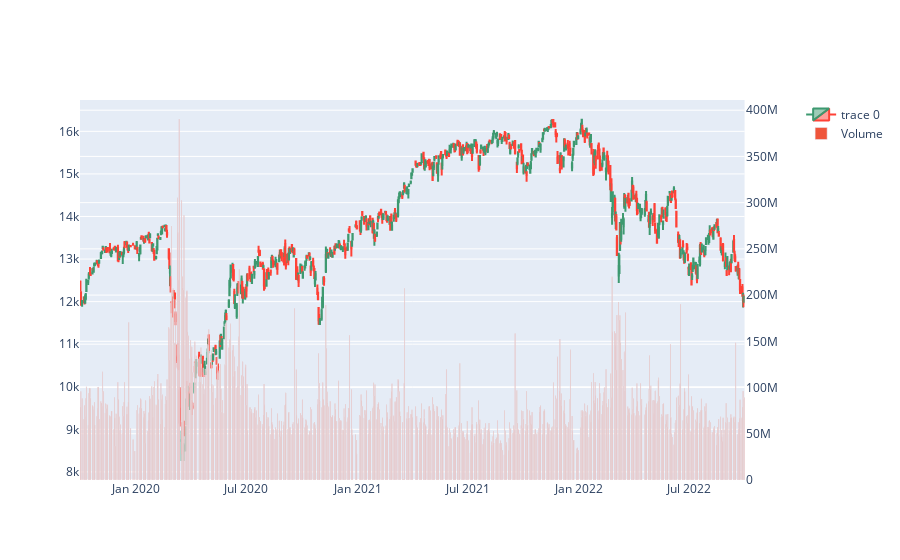

Notebook code for this chart:
### Code cell
fig3.add_trace(go.Bar(x=dt.index, y=dt['Volume'], name='Volume'),secondary_y=True)
fig3.update_layout(xaxis_rangeslider_visible=False)

### Figure 1 — Plotly figure (JSON) as saved in the notebook; plotly's stock layout.template omitted (floating-point values rounded to 4 significant figures; data arrays with more than 128 entries replaced by an {"elided": "..."} marker saying what was removed)
{"data": [{"close": {"elided": "763 float values"}, "high": {"elided": "763 float values"}, "low": {"elided": "763 float values"}, "open": {"elided": "763 float values"}, "type": "candlestick", "x": {"elided": "763 str values"}}, {"name": "Volume", "type": "bar", "x": {"elided": "763 str values"}, "xaxis": "x", "y": {"elided": "763 int values"}, "yaxis": "y2"}], "layout": {"xaxis": {"anchor": "y", "domain": [0, 0.94], "rangeslider": {"visible": false}}, "yaxis": {"anchor": "x", "domain": [0, 1]}, "yaxis2": {"anchor": "x", "overlaying": "y", "side": "right"}}}
